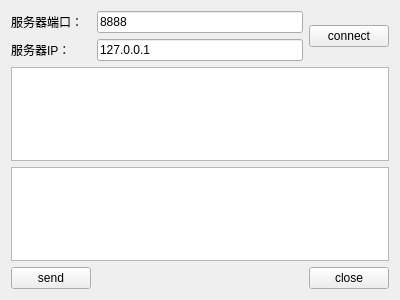
<?xml version="1.0" encoding="UTF-8"?>
<ui version="4.0">
 <class>ClientWidget</class>
 <widget class="QWidget" name="ClientWidget">
  <property name="geometry">
   <rect>
    <x>0</x>
    <y>0</y>
    <width>400</width>
    <height>300</height>
   </rect>
  </property>
  <property name="windowTitle">
   <string>Form</string>
  </property>
  <layout class="QGridLayout" name="gridLayout">
   <item row="0" column="0">
    <widget class="QLabel" name="label">
     <property name="text">
      <string>服务器端口：</string>
     </property>
    </widget>
   </item>
   <item row="0" column="1">
    <widget class="QLineEdit" name="lineEditPort">
     <property name="text">
      <string>8888</string>
     </property>
    </widget>
   </item>
   <item row="1" column="0">
    <widget class="QLabel" name="label_2">
     <property name="text">
      <string>服务器IP：</string>
     </property>
    </widget>
   </item>
   <item row="1" column="1">
    <widget class="QLineEdit" name="lineEditIP">
     <property name="text">
      <string>127.0.0.1</string>
     </property>
    </widget>
   </item>
   <item row="2" column="0" colspan="3">
    <widget class="QTextEdit" name="textEditRead">
     <property name="readOnly">
      <bool>true</bool>
     </property>
    </widget>
   </item>
   <item row="3" column="0" colspan="3">
    <widget class="QTextEdit" name="textEditWrite"/>
   </item>
   <item row="4" column="0">
    <widget class="QPushButton" name="buttonSend">
     <property name="text">
      <string>send</string>
     </property>
    </widget>
   </item>
   <item row="4" column="1">
    <spacer name="horizontalSpacer">
     <property name="orientation">
      <enum>Qt::Horizontal</enum>
     </property>
     <property name="sizeHint" stdset="0">
      <size>
       <width>217</width>
       <height>20</height>
      </size>
     </property>
    </spacer>
   </item>
   <item row="4" column="2">
    <widget class="QPushButton" name="buttonClose">
     <property name="text">
      <string>close</string>
     </property>
    </widget>
   </item>
   <item row="0" column="2" rowspan="2">
    <widget class="QPushButton" name="buttonConnect">
     <property name="text">
      <string>connect</string>
     </property>
    </widget>
   </item>
  </layout>
 </widget>
 <resources/>
 <connections/>
</ui>
